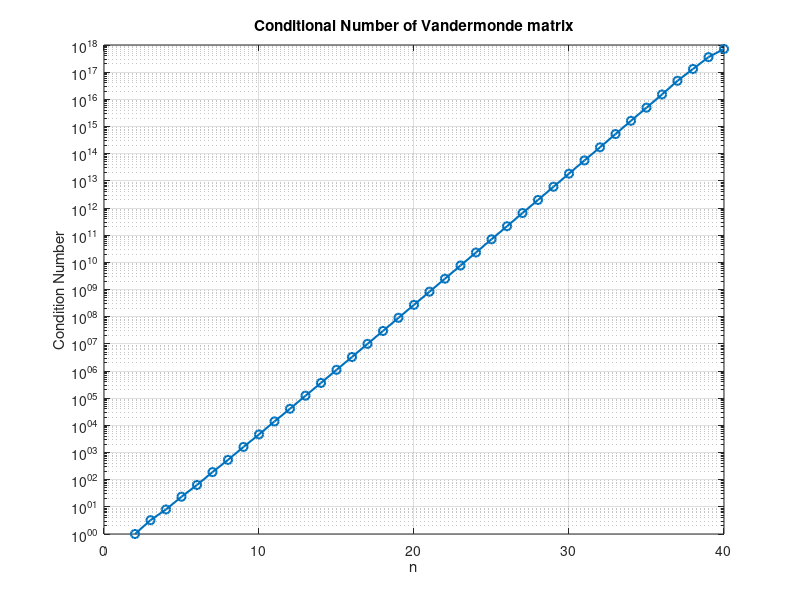

The MATLAB source for this figure:
% Prob 2a
% Define range of n
n_values = 2:40;
cond_nums = zeros(size(n_values));

% Loop over n values
for k = 1:length(n_values)
    n = n_values(k);
    
    % Generate equispaced nodes on [-1, 1]
    x = linspace(-1, 1, n)';
    
    % Generate Vandermonde matrix for monomials
    V = zeros(n);
    for j = 1:n
        V(:,j) = x.^(j-1);  % Powers from 0 to n-1
    end
    
    % Compute condition number
    cond_nums(k) = cond(V);
end

% Create plot
figure;
semilogy(n_values, cond_nums, '-o', 'LineWidth', 1.5, 'MarkerSize', 6);
xlabel('n');
ylabel('Condition Number');
title("Conditional Number of Vandermonde matrix")
grid on;